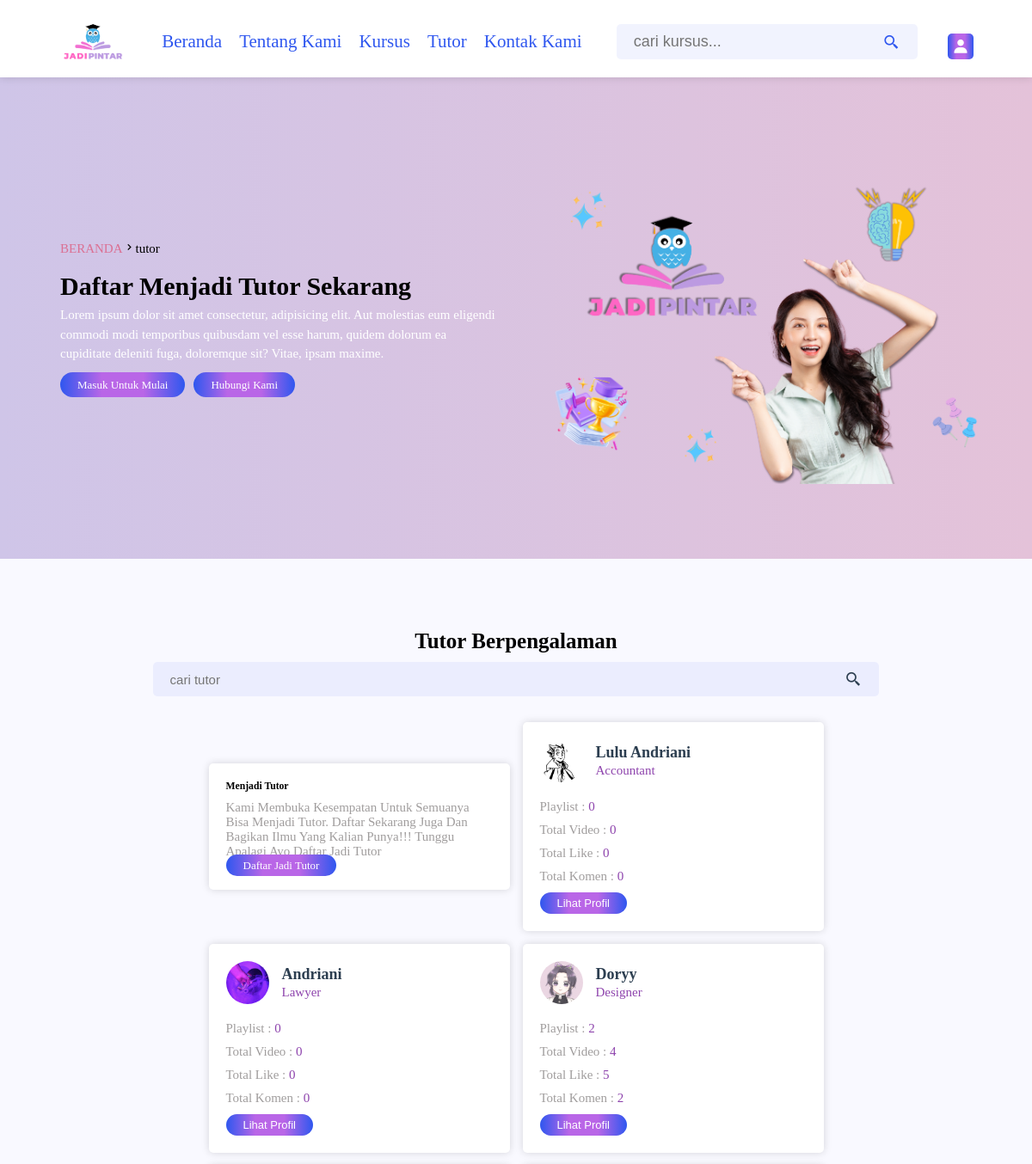
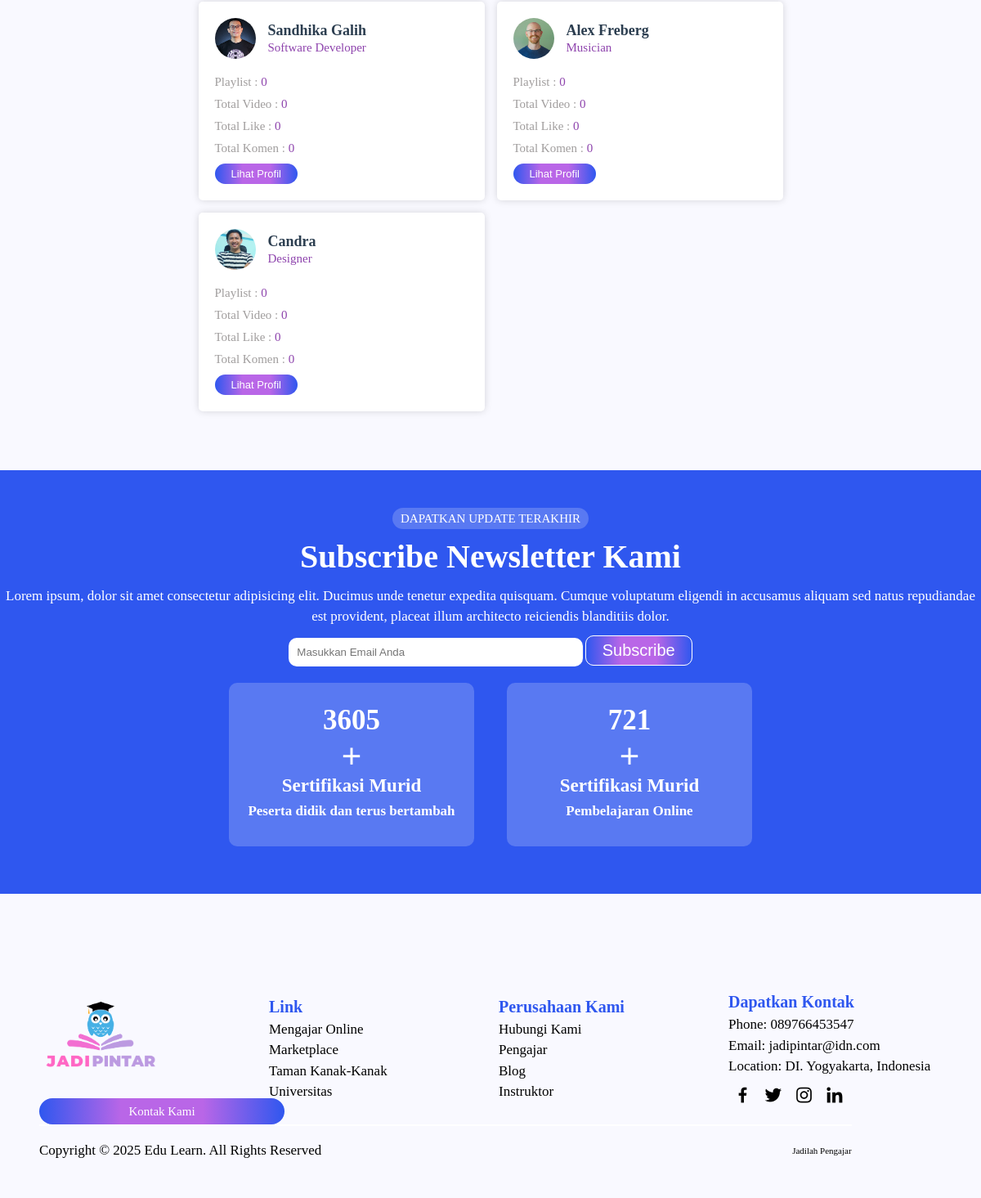
The app's page /teachers.php with its own data (2 pictures, top to bottom).
### tables this page shows
CREATE TABLE `tutors` (
  `id` varchar(20) NOT NULL,
  `name` varchar(50) NOT NULL,
  `profession` varchar(50) NOT NULL,
  `email` varchar(50) NOT NULL,
  `password` varchar(50) NOT NULL,
  `image` varchar(100) NOT NULL
);

### teachers.php (the view, shortened to what this page needs)
<?php
    include 'components/connect.php';
?>
<!DOCTYPE html>
<html lang="en">
<head>
    <link href='https://unpkg.com/boxicons@2.1.4/css/boxicons.min.css' rel='stylesheet'>
    <link rel="stylesheet" href="css/user_style.css">
</head>
<body>
    <?php include 'components/user_header.php'?>
    <div class="banner">
        <div class="detail">
            <div class="title">
                <a href="index.php">beranda</a><span><i class="bx bx-chevron-right">tutor</i></span>
            </div>
            <h1>daftar menjadi tutor sekarang</h1>
            <p>Lorem ipsum dolor sit amet consectetur, adipisicing elit. Aut molestias eum eligendi commodi modi temporibus quibusdam vel esse harum, quidem dolorum ea cupiditate deleniti fuga, doloremque sit? Vitae, ipsam maxime.</p>
            <div class="flex-btn">
                <a href="login.php" class="btn">masuk untuk mulai</a>
                <a href="contact.php" class="btn">hubungi kami</a>
            </div>
        </div>
        <img src="image/banner.png">
    </div>
    <section class="teachers">
        <div class="heading">
            <h1>Tutor Berpengalaman</h1>
        </div>
        <form action="search_tutor.php" method="post" class="search-tutor">
            <input type="text" name="search_tutor" maxlength="100" required placeholder="cari tutor">
            <button type="submit" name="search_tutor_btn" class="bx bx-search-alt-2"></button>
        </form>
        <div class="box-container">
            <div class="box">
                <h3>Menjadi Tutor</h3>
                <p>Kami membuka kesempatan untuk semuanya bisa menjadi tutor. Daftar sekarang juga dan bagikan
                    ilmu yang kalian punya!!!
                    Tunggu apalagi ayo daftar jadi tutor</p>
                <a href="admin/register.php" class="btn">Daftar Jadi Tutor</a>
            </div>
            <?php
                $select_tutor = $conn->prepare("SELECT * FROM tutors");
                $select_tutor->execute();
                if ($select_tutor->rowCount() > 0) {
                    while($fetch_tutor = $select_tutor->fetch(PDO::FETCH_ASSOC)){
                        $tutor_id = $fetch_tutor['id'];
                        $count_playlists = $conn->prepare("SELECT * FROM playlist WHERE tutor_id = ?");
                        $count_playlists->execute([$tutor_id]);
                        $total_playlists = $count_playlists->rowCount();
                        $count_likes = $conn->prepare("SELECT * FROM likes WHERE tutor_id = ?");
                        $count_likes->execute([$tutor_id]);
                        $total_likes = $count_likes->rowCount();
                        $count_comments = $conn->prepare("SELECT * FROM comments WHERE tutor_id = ?");
                        $count_comments->execute([$tutor_id]);
                        $total_comments = $count_comments->rowCount();
                        $count_contents = $conn->prepare("SELECT * FROM content WHERE tutor_id = ?");
                        $count_contents->execute([$tutor_id]);
                        $total_contents = $count_contents->rowCount();
            ?>
            <div class="box">
                <div class="tutor">
                    <img src="uploaded_files/<?= $fetch_tutor['image']; ?>">
                    <div>
                        <h3><?= $fetch_tutor['name']; ?></h3>
                        <span><?= $fetch_tutor['profession']; ?></span>
                    </div>
                </div>
                <p>playlist : <span><?= $total_playlists; ?></span></p>
                <p>total video : <span><?= $total_contents; ?></span></p>
                <p>total like : <span><?= $total_likes; ?></span></p>
                <p>total komen : <span><?= $total_comments; ?></span></p>
                <form action="tutor_profile.php" method="post">
                    <input type="submit" value="lihat profil" name="tutor_fetch" class="btn">
                </form>
            </div>
            <?php
                    }
                }else{
                    echo '<p class="empty"tidak ada tutor ditemukan!</p>';
                }
            ?>
        </div>
    </section>
    <?php include 'components/footer.php'?>
</body>
</html>

### components/user_header.php (shortened to what this page needs)
<header class="header">
    <section class="flex">
        <a href="home.php">
            <img src="image/logo.png" width="130px"> </a>
        <nav class="navbar">
            <a href="index.php"><span>Beranda</span></a>
            <a href="about.php"><span>Tentang Kami</span></a>
            <a href="courses.php"><span>Kursus</span></a>
            <a href="teachers.php"><span>Tutor</span></a>
            <a href="contact.php"><span>Kontak Kami</span></a>
        </nav>
        <form action="search_course.php" method="post" class="search-form">
            <input type="text" name="search_course" placeholder="cari kursus..." required maxlength="100">
            <button type="submit" name="search_course_btn" class="bx bx-search-alt-2"></button>
        </form>
        <div class="icons">
            <div id="user-btn" class="bx bxs-user"></div>
        </div>
    </section>
</header>

### components/footer.php (shortened to what this page needs)
<!DOCTYPE html>
<html lang="en">
<head>
</head>
<body>
<div class="newsletter">
    <div class="content">
        <span>Dapatkan update terakhir</span>
        <h1>Subscribe Newsletter Kami</h1>
        <p>Lorem ipsum, dolor sit amet consectetur adipisicing elit. Ducimus unde tenetur expedita quisquam. Cumque voluptatum eligendi in accusamus aliquam sed natus repudiandae est provident, placeat illum architecto reiciendis blanditiis dolor.</p>
        <div class="input-field">
            <input type="email" name="" placeholder="Masukkan Email Anda">
            <button class="btn">Subscribe</button>
        </div>
        <div class="box-container">
            <div class="box">
                <div class="box-counter" data-speed="1000">
                    <p class="counter" data-target= "5000">0</p>
                    <i class="bx bx-plus"></i>
                    <h3>Sertifikasi Murid</h3>
                    <p>Peserta didik dan terus bertambah</p>
                </div>
            </div>
            <div class="box">
                <div class="box-counter" data-speed="1000">
                    <p class="counter" data-target= "1000">0</p>
                    <i class="bx bx-plus"></i>
                    <h3>Sertifikasi Murid</h3>
                    <p>Pembelajaran Online</p>
                </div>
            </div>
        </div>
    </div>
</div>
<footer>
    <div class="content">
        <div class="box">
            <img src="/jadipintar/image/logo.png">
            <a href="contact.php" class="btn">Kontak Kami</a>
        </div>
        <div class="box">
            <h3>Link</h3>
            <a href="">Mengajar Online</a>
            <a href="">Marketplace</a>
            <a href="">Taman Kanak-kanak</a>
            <a href="">Universitas</a>
        </div>
        <div class="box">
            <h3>Perusahaan Kami</h3>
            <a href="contact.php">Hubungi Kami</a>
            <a href="">Pengajar</a>
            <a href="">Blog</a>
            <a href="">Instruktor</a>
        </div>
         <div class="box">
            <h3>Dapatkan Kontak</h3>
            <p>Phone: 089766453547</p>
            <p>Email: jadipintar@idn.com</p>
            <p>Location: DI. Yogyakarta, Indonesia</p>
            <div class="icons">
                <i class="bx bxl-facebook"></i>
                <i class="bx bxl-twitter"></i>
                <i class="bx bxl-instagram"></i>
                <i class="bx bxl-linkedin"></i>
            </div>
        </div>
    </div>
    <div class="bottom">
        <p>Copyright &copy; 2025 Edu Learn. All Rights Reserved</p>
        <a href="../admin/register.php">Jadilah Pengajar</a>
    </div>
</footer>
</body>
</html>

### records on screen
tutors: image (picture), name "Lulu Andriani", profession "Accountant", total_playlists "0", total_contents "0", total_likes "0", total_comments "0"
tutors: image (picture), name "Andriani", profession "Lawyer", total_playlists "0", total_contents "0", total_likes "0", total_comments "0"
tutors: image (picture), name "Doryy", profession "Designer", total_playlists "2", total_contents "4", total_likes "5", total_comments "2"
tutors: image (picture), name "Sandhika Galih", profession "Software Developer", total_playlists "0", total_contents "0", total_likes "0", total_comments "0"
tutors: image (picture), name "Alex Freberg", profession "Musician", total_playlists "0", total_contents "0", total_likes "0", total_comments "0"
tutors: image (picture), name "Candra", profession "Designer", total_playlists "0", total_contents "0", total_likes "0", total_comments "0"
